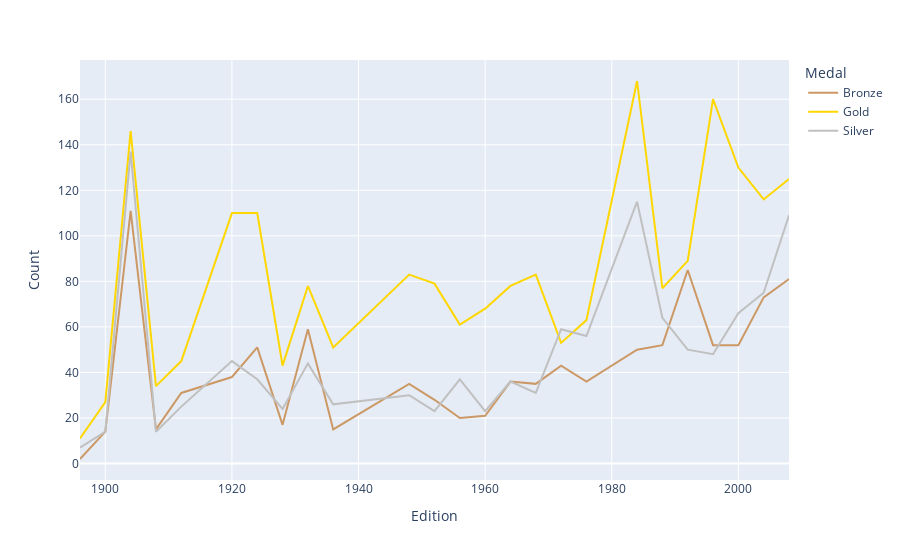

Source (notebook cell):
### Code cell
# Line plot (px.line())

fig = px.line(golds, x='Edition', y='Count',color='Medal', color_discrete_map={'Gold':'gold', 'Silver':'silver','Bronze':'#c96'})
fig.show()

### Figure 1 — Plotly figure (JSON) as saved in the notebook; plotly's stock layout.template omitted (floating-point values rounded to 4 significant figures)
{"data": [{"hovertemplate": "Medal=Bronze<br>Edition=%{x}<br>Count=%{y}<extra></extra>", "legendgroup": "Bronze", "line": {"color": "#c96", "dash": "solid"}, "mode": "lines", "name": "Bronze", "orientation": "v", "showlegend": true, "type": "scatter", "x": [1896, 1900, 1904, 1908, 1912, 1920, 1924, 1928, 1932, 1936, 1948, 1952, 1956, 1960, 1964, 1968, 1972, 1976, 1984, 1988, 1992, 1996, 2000, 2004, 2008], "xaxis": "x", "y": [2, 14, 111, 15, 31, 38, 51, 17, 59, 15, 35, 28, 20, 21, 36, 35, 43, 36, 50, 52, 85, 52, 52, 73, 81], "yaxis": "y"}, {"hovertemplate": "Medal=Gold<br>Edition=%{x}<br>Count=%{y}<extra></extra>", "legendgroup": "Gold", "line": {"color": "gold", "dash": "solid"}, "mode": "lines", "name": "Gold", "orientation": "v", "showlegend": true, "type": "scatter", "x": [1896, 1900, 1904, 1908, 1912, 1920, 1924, 1928, 1932, 1936, 1948, 1952, 1956, 1960, 1964, 1968, 1972, 1976, 1984, 1988, 1992, 1996, 2000, 2004, 2008], "xaxis": "x", "y": [11, 27, 146, 34, 45, 110, 110, 43, 78, 51, 83, 79, 61, 68, 78, 83, 53, 63, 168, 77, 89, 160, 130, 116, 125], "yaxis": "y"}, {"hovertemplate": "Medal=Silver<br>Edition=%{x}<br>Count=%{y}<extra></extra>", "legendgroup": "Silver", "line": {"color": "silver", "dash": "solid"}, "mode": "lines", "name": "Silver", "orientation": "v", "showlegend": true, "type": "scatter", "x": [1896, 1900, 1904, 1908, 1912, 1920, 1924, 1928, 1932, 1936, 1948, 1952, 1956, 1960, 1964, 1968, 1972, 1976, 1984, 1988, 1992, 1996, 2000, 2004, 2008], "xaxis": "x", "y": [7, 14, 137, 14, 25, 45, 37, 24, 44, 26, 30, 23, 37, 23, 36, 31, 59, 56, 115, 64, 50, 48, 66, 75, 109], "yaxis": "y"}], "layout": {"legend": {"title": {"text": "Medal"}, "tracegroupgap": 0}, "margin": {"t": 60}, "xaxis": {"anchor": "y", "domain": [0, 1], "title": {"text": "Edition"}}, "yaxis": {"anchor": "x", "domain": [0, 1], "title": {"text": "Count"}}}}
